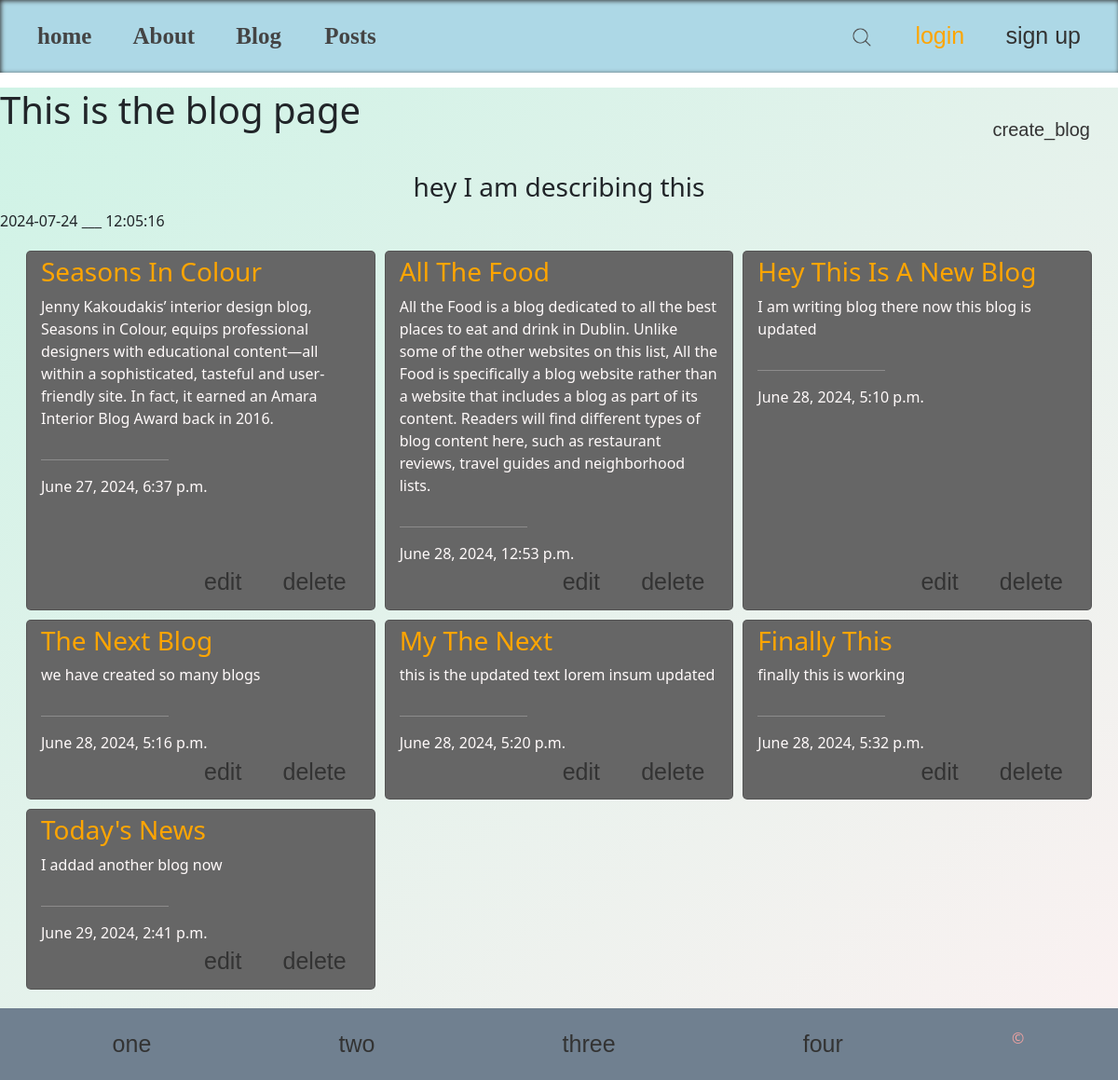
The page /blog/ on the database as committed earlier.
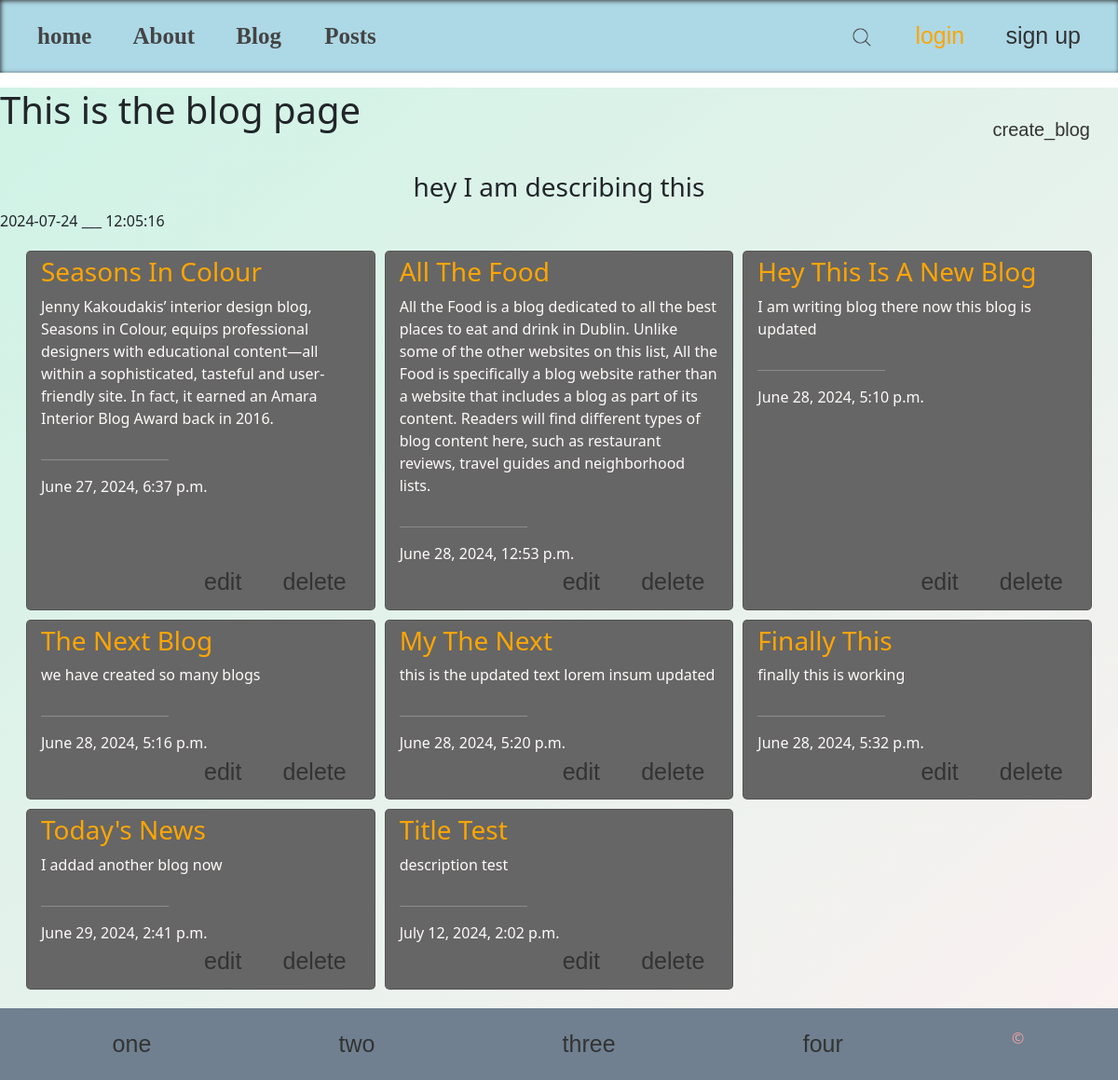
The same page on the database as committed later.
### blog/models.py (models this page shows, shortened)
class Blog(models.Model):
    title = models.CharField(max_length=50)
    description = models.TextField()
    date_posted = models.DateTimeField(auto_now_add=True)
    class Meta:
        ordering = ('date_posted',)

### blog/views.py (the view)
# urls.py: path('', blogsview, name='blog'),
def blogsview(request):
    all_blogs  = Blog.objects.all()
    context = {
        'title': 'This is the blog page',
        'description': 'hey I am describing this',
        'blogs': all_blogs
    }
    return render(request, 'blog.html', context)

### blog/templates/blog.html (shortened to what this page needs)
{%extends 'base.html'%}
{%load static %}
{%block css%}
    <link rel="stylesheet" href="{%static 'styles/blog.css'%}">
{%endblock%}
{%block content%}
        <div class="headBlog">
            <h1>{{title}}</h1>
            <a href="{% url "create_blog" %}">create_blog</a>
        </div>
        <h3 style="text-align: center;">{{description}}</h3>
        {% now "Y-m-d" %}
        <span>___</span>
        {% now "H:i:s" %}
        <div class="cards">
            {% for i in blogs%}
                <div class="card">
                    <h3 style="color: orange;">{{i.title|title}}</h3>
                    <p>{{i.description}}</p>
                    <hr style="width: 40%; margin-left: 0;">
                    <span>{{i.date_posted}}</span>
                    <div class="action-btns">
                        <a href="{%url 'update-blog' i.id %}">edit</a>
                        <a class="del" href="{%url 'delete-blog' i.id%}">delete</a>
                    </div>
                </div>
            {% endfor %}
        </div>
{%endblock%}

Rows that differ between the two databases and show on the page:
added Blog: title "Title Test", description "description test", date_posted "July 12, 2024, 2:02 p.m."
